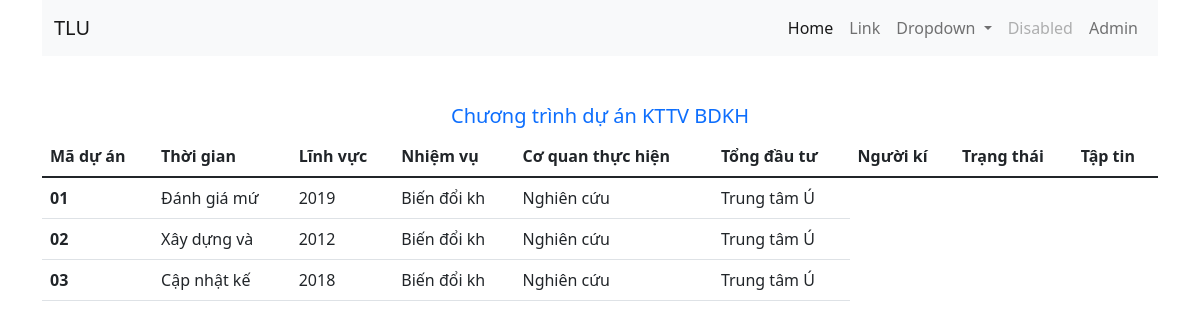
Before: / with the older database file.
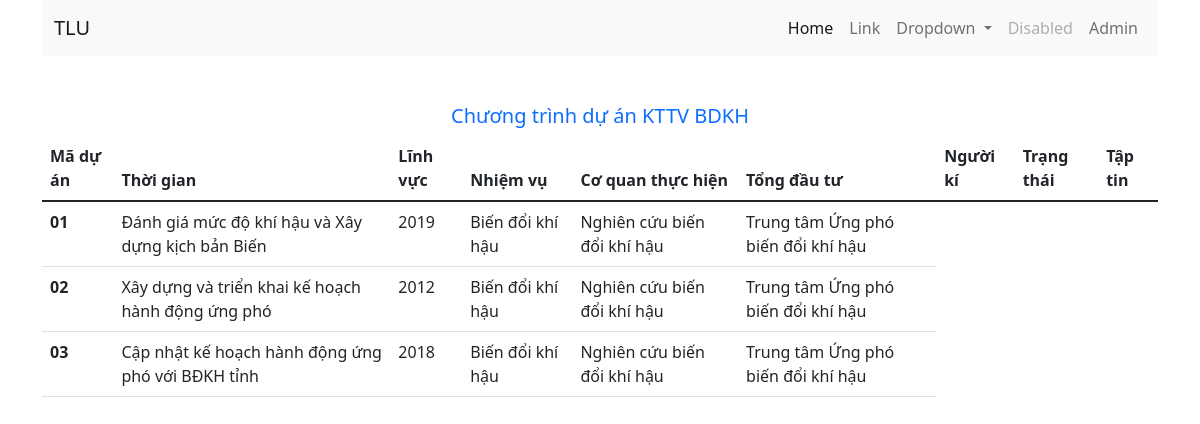
After: the same page with the newer database file.
### tables this page shows
CREATE TABLE `duan` (
  `maduan` varchar(50) NOT NULL,
  `tenduan` varchar(50) NOT NULL,
  `namthuchien` int(4) NOT NULL,
  `linhvuc` varchar(50) NOT NULL,
  `nhiemvu` varchar(50) NOT NULL,
  `coquanthuchien` varchar(50) NOT NULL
);

### src/index.php (the view, shortened to what this page needs)
<!DOCTYPE html>
<html lang="en">
<head>
    <link href="https://cdn.jsdelivr.net/npm/bootstrap@5.1.3/dist/css/bootstrap.min.css" rel="stylesheet">
</head>
<body>
    <header>
        <div class="container">
        <nav class="navbar navbar-expand-lg navbar-light bg-light">
            <div class="container-fluid">
                <a class="navbar-brand" href="#">TLU</a>
                <div class="collapse navbar-collapse" id="navbarSupportedContent">
                <ul class="navbar-nav ms-auto mb-2 mb-lg-0">
                    <li class="nav-item">
                    <a class="nav-link active" aria-current="page" href="#">Home</a>
                    </li>
                    <li class="nav-item">
                    <a class="nav-link" href="#">Link</a>
                    </li>
                    <li class="nav-item dropdown">
                    <a class="nav-link dropdown-toggle" href="#" id="navbarDropdown" role="button" data-bs-toggle="dropdown" aria-expanded="false">
                        Dropdown
                    </a>
                    </li>
                    <li class="nav-item">
                    <a class="nav-link disabled">Disabled</a>
                    </li>
                    <li class="nav-item">
                        <a class="nav-link" href="admin.php">Admin</a>
                    </li>
                </ul>
                </div>
            </div>
            </nav>
        </div>
    </header>
    <main>
    <div class="container">
        <h5 class="text-center text-primary mt-5">Chương trình dự án KTTV BDKH</h5>
        <table class="table">
            <thead>
                <tr>
                    <th scope="col">Mã dự án</th>
                    <th scope="col">Thời gian</th>
                    <th scope="col">Lĩnh vực</th>
                    <th scope="col">Nhiệm vụ</th>
                    <th scope="col">Cơ quan thực hiện</th>
                    <th scope="col">Tổng đầu tư</th>
                    <th scope="col">Người kí</th>
                    <th scope="col">Trạng thái</th>
                    <th scope="col">Tập tin</th>
                </tr>
            </thead>
            <tbody>
                <?php
                    $conn = mysqli_connect('localhost','root','','htql_dltv');
                    $sql = "SELECT * FROM duan";
                    $result = mysqli_query($conn,$sql);
                    if(mysqli_num_rows($result) > 0){
                        while($row = mysqli_fetch_assoc($result)){
                ?>
                            <tr>
                                <th scope="row"><?php echo $row['maduan']; ?></th>
                                <td><?php echo $row['tenduan']; ?></td>
                                <td><?php echo $row['namthuchien']; ?></td>
                                <td><?php echo $row['linhvuc']; ?></td>
                                <td><?php echo $row['nhiemvu']; ?></td>
                                <td><?php echo $row['coquanthuchien']; ?></td>
                            </tr>
                <?php
                        }
                    }
                ?>
            </tbody>
            </table>
    </div>
    </main>
</body>
</html>

Changed rows visible on the page:
changed duan id 01: tenduan "Đánh giá mứ" → "Đánh giá mức độ khí hậu và Xây dựng kịch bản Biến"; linhvuc "Biến đổi kh" → "Biến đổi khí hậu"; nhiemvu "Nghiên cứu" → "Nghiên cứu biến đổi khí hậu"; coquanthuchien "Trung tâm Ú" → "Trung tâm Ứng phó biến đổi khí hậu"
changed duan id 02: tenduan "Xây dựng và" → "Xây dựng và triển khai kế hoạch hành động ứng phó"; linhvuc "Biến đổi kh" → "Biến đổi khí hậu"; nhiemvu "Nghiên cứu" → "Nghiên cứu biến đổi khí hậu"; coquanthuchien "Trung tâm Ú" → "Trung tâm Ứng phó biến đổi khí hậu"
changed duan id 03: tenduan "Cập nhật kế" → "Cập nhật kế hoạch hành động ứng phó với BĐKH tỉnh"; linhvuc "Biến đổi kh" → "Biến đổi khí hậu"; nhiemvu "Nghiên cứu" → "Nghiên cứu biến đổi khí hậu"; coquanthuchien "Trung tâm Ú" → "Trung tâm Ứng phó biến đổi khí hậu"
